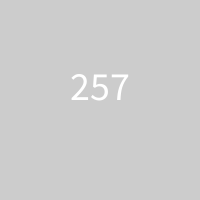
Frame 1 (no input)
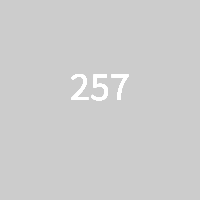
Frame 60 (the mouse pressed at the canvas centre just before this capture)
Frame 120 (the mouse held since frame 60 and released just before this capture): identical to frame 60, image omitted

The Processing sketch that drew these frames (run headless with seeded random() and noise(); from frame 60 on, the mouse is pressed at the canvas centre):

// Processing sketch: topic_1_3_processingcode
// ── topic_1_3_processingcode.pde
int[] numbers = new int[499];
int counter=0;

void setup(){
  size(200,200);
  textSize(40);
  textAlign(CENTER);
  for(int n = 0; n<numbers.length;n++){
   numbers[n] = (int)random(0,100);
   if(numbers[n]<=50){
     counter+=1;
   }
  }
}
void draw(){
 text(counter,width/2,height/2); 
}
